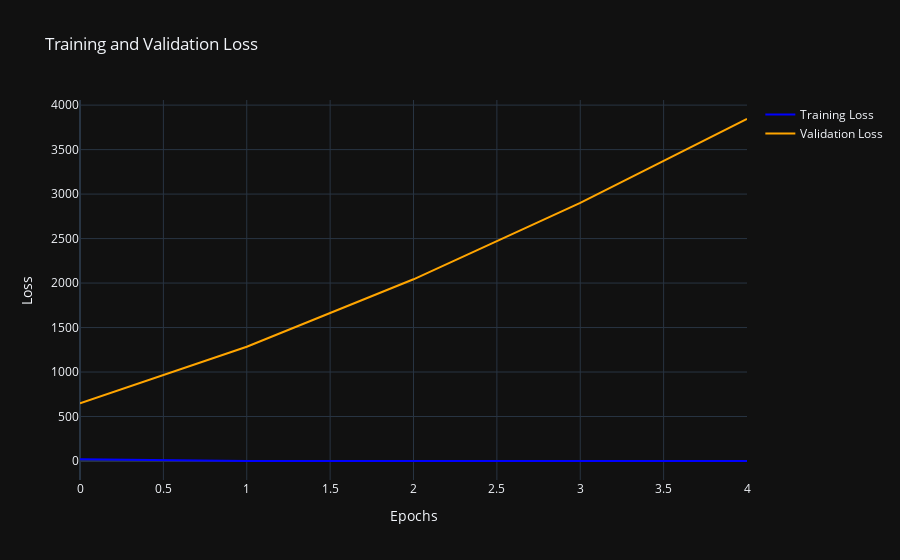
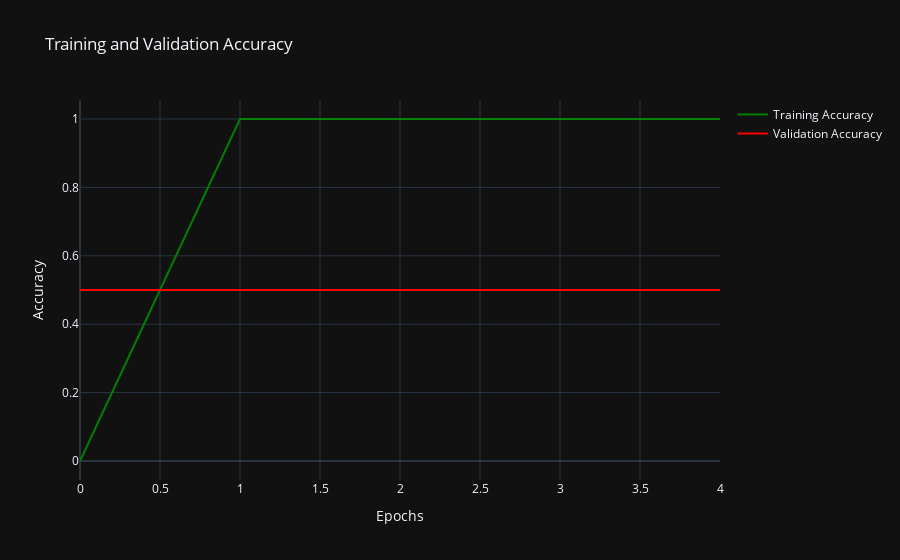

Write notebook code for charts like these, in order.
### Code cell
import plotly.graph_objects as go
import plotly.express as px



# Create a Plotly figure for loss
fig_loss = go.Figure()

fig_loss.add_trace(go.Scatter(x=history.epoch,
                             y=history.history['loss'],
                             mode='lines',
                             name='Training Loss',
                             line=dict(color='blue')))
fig_loss.add_trace(go.Scatter(x=history.epoch,
                             y=history.history['val_loss'],
                             mode='lines',
                             name='Validation Loss',
                             line=dict(color='orange')))

fig_loss.update_layout(title='Training and Validation Loss',
                      xaxis_title='Epochs',
                      yaxis_title='Loss',
                      template='plotly_dark')

# Create a Plotly figure for accuracy
fig_accuracy = go.Figure()

fig_accuracy.add_trace(go.Scatter(x=history.epoch,
                                 y=history.history['accuracy'],
                                 mode='lines',
                                 name='Training Accuracy',
                                 line=dict(color='green')))
fig_accuracy.add_trace(go.Scatter(x=history.epoch,
                                 y=history.history['val_accuracy'],
                                 mode='lines',
                                 name='Validation Accuracy',
                                 line=dict(color='red')))

fig_accuracy.update_layout(title='Training and Validation Accuracy',
                          xaxis_title='Epochs',
                          yaxis_title='Accuracy',
                          template='plotly_dark')

# Show the figures
fig_loss.show()
fig_accuracy.show()

### Figure 1 — Plotly figure (JSON) as saved in the notebook; plotly's stock layout.template omitted (floating-point values rounded to 4 significant figures)
{"data": [{"line": {"color": "blue"}, "mode": "lines", "name": "Training Loss", "type": "scatter", "x": [0, 1, 2, 3, 4], "y": [20.39, 0, 0, 0, 0]}, {"line": {"color": "orange"}, "mode": "lines", "name": "Validation Loss", "type": "scatter", "x": [0, 1, 2, 3, 4], "y": [647.4, 1284.0, 2042.0, 2901.0, 3844.0]}], "layout": {"title": {"text": "Training and Validation Loss"}, "xaxis": {"title": {"text": "Epochs"}}, "yaxis": {"title": {"text": "Loss"}}}}

### Figure 2 — Plotly figure (JSON) as saved in the notebook; plotly's stock layout.template omitted (floating-point values rounded to 4 significant figures)
{"data": [{"line": {"color": "green"}, "mode": "lines", "name": "Training Accuracy", "type": "scatter", "x": [0, 1, 2, 3, 4], "y": [0, 1, 1, 1, 1]}, {"line": {"color": "red"}, "mode": "lines", "name": "Validation Accuracy", "type": "scatter", "x": [0, 1, 2, 3, 4], "y": [0.5, 0.5, 0.5, 0.5, 0.5]}], "layout": {"title": {"text": "Training and Validation Accuracy"}, "xaxis": {"title": {"text": "Epochs"}}, "yaxis": {"title": {"text": "Accuracy"}}}}
